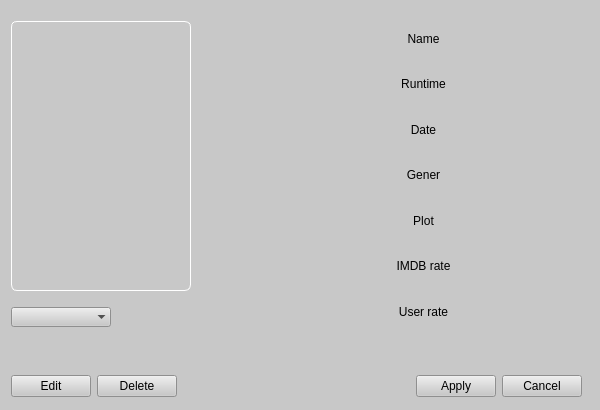
<?xml version="1.0" encoding="UTF-8"?>
<ui version="4.0">
 <class>show</class>
 <widget class="QWidget" name="show">
  <property name="geometry">
   <rect>
    <x>0</x>
    <y>0</y>
    <width>600</width>
    <height>410</height>
   </rect>
  </property>
  <property name="sizePolicy">
   <sizepolicy hsizetype="Maximum" vsizetype="Minimum">
    <horstretch>0</horstretch>
    <verstretch>0</verstretch>
   </sizepolicy>
  </property>
  <property name="minimumSize">
   <size>
    <width>600</width>
    <height>410</height>
   </size>
  </property>
  <property name="maximumSize">
   <size>
    <width>600</width>
    <height>410</height>
   </size>
  </property>
  <property name="windowTitle">
   <string>Form</string>
  </property>
  <property name="styleSheet">
   <string notr="true">QWidget {
    background-color: rgb(200, 200, 200);
}
</string>
  </property>
  <layout class="QGridLayout" name="gridLayout">
   <item row="0" column="0">
    <widget class="QStackedWidget" name="stackedWidget">
     <property name="currentIndex">
      <number>0</number>
     </property>
     <widget class="QWidget" name="show_widget">
      <widget class="QWidget" name="layoutWidget">
       <property name="geometry">
        <rect>
         <x>0</x>
         <y>0</y>
         <width>571</width>
         <height>391</height>
        </rect>
       </property>
       <layout class="QVBoxLayout" name="verticalLayout_3">
        <item>
         <layout class="QHBoxLayout" name="horizontalLayout_2">
          <item>
           <layout class="QVBoxLayout" name="verticalLayout_2">
            <item>
             <widget class="QLabel" name="show_image_lable">
              <property name="minimumSize">
               <size>
                <width>180</width>
                <height>270</height>
               </size>
              </property>
              <property name="maximumSize">
               <size>
                <width>180</width>
                <height>270</height>
               </size>
              </property>
              <property name="styleSheet">
               <string notr="true">QLabel {
    border: 1px solid white;   /* White border */
    border-radius: 6px;        /* Rounded corners (optional) */
    padding: 4px;              /* Space inside */
}
</string>
              </property>
              <property name="text">
               <string/>
              </property>
             </widget>
            </item>
            <item>
             <widget class="QComboBox" name="move_to_combobox">
              <property name="sizePolicy">
               <sizepolicy hsizetype="Fixed" vsizetype="Fixed">
                <horstretch>0</horstretch>
                <verstretch>0</verstretch>
               </sizepolicy>
              </property>
              <property name="minimumSize">
               <size>
                <width>100</width>
                <height>0</height>
               </size>
              </property>
              <property name="maximumSize">
               <size>
                <width>100</width>
                <height>16777215</height>
               </size>
              </property>
              <property name="styleSheet">
               <string notr="true"/>
              </property>
              <property name="placeholderText">
               <string>Move to :-</string>
              </property>
              <property name="frame">
               <bool>false</bool>
              </property>
             </widget>
            </item>
           </layout>
          </item>
          <item>
           <spacer name="horizontalSpacer_2">
            <property name="orientation">
             <enum>Qt::Orientation::Horizontal</enum>
            </property>
            <property name="sizeType">
             <enum>QSizePolicy::Policy::Fixed</enum>
            </property>
            <property name="sizeHint" stdset="0">
             <size>
              <width>40</width>
              <height>20</height>
             </size>
            </property>
           </spacer>
          </item>
          <item>
           <layout class="QVBoxLayout" name="verticalLayout">
            <property name="spacing">
             <number>2</number>
            </property>
            <property name="leftMargin">
             <number>28</number>
            </property>
            <property name="topMargin">
             <number>6</number>
            </property>
            <property name="bottomMargin">
             <number>6</number>
            </property>
            <item>
             <widget class="QLabel" name="show_name_lable">
              <property name="maximumSize">
               <size>
                <width>16777215</width>
                <height>50</height>
               </size>
              </property>
              <property name="font">
               <font>
                <pointsize>9</pointsize>
               </font>
              </property>
              <property name="styleSheet">
               <string notr="true"/>
              </property>
              <property name="text">
               <string>Name</string>
              </property>
              <property name="alignment">
               <set>Qt::AlignmentFlag::AlignCenter</set>
              </property>
             </widget>
            </item>
            <item>
             <widget class="QLabel" name="show_time_lable">
              <property name="maximumSize">
               <size>
                <width>16777215</width>
                <height>50</height>
               </size>
              </property>
              <property name="text">
               <string>Runtime</string>
              </property>
              <property name="alignment">
               <set>Qt::AlignmentFlag::AlignCenter</set>
              </property>
             </widget>
            </item>
            <item>
             <widget class="QLabel" name="show_label">
              <property name="maximumSize">
               <size>
                <width>1111111</width>
                <height>50</height>
               </size>
              </property>
              <property name="text">
               <string>Date</string>
              </property>
              <property name="alignment">
               <set>Qt::AlignmentFlag::AlignCenter</set>
              </property>
             </widget>
            </item>
            <item>
             <widget class="QLabel" name="show_gener_lable">
              <property name="maximumSize">
               <size>
                <width>16777215</width>
                <height>50</height>
               </size>
              </property>
              <property name="text">
               <string>Gener</string>
              </property>
              <property name="alignment">
               <set>Qt::AlignmentFlag::AlignCenter</set>
              </property>
             </widget>
            </item>
            <item>
             <widget class="QLabel" name="show_plot_lable">
              <property name="text">
               <string>Plot</string>
              </property>
              <property name="alignment">
               <set>Qt::AlignmentFlag::AlignCenter</set>
              </property>
             </widget>
            </item>
            <item>
             <widget class="QLabel" name="show_imdb_rate_lable">
              <property name="text">
               <string>IMDB rate</string>
              </property>
              <property name="alignment">
               <set>Qt::AlignmentFlag::AlignCenter</set>
              </property>
             </widget>
            </item>
            <item>
             <widget class="QLabel" name="show_user_rate_lable">
              <property name="text">
               <string>User rate</string>
              </property>
              <property name="alignment">
               <set>Qt::AlignmentFlag::AlignCenter</set>
              </property>
             </widget>
            </item>
           </layout>
          </item>
         </layout>
        </item>
        <item>
         <spacer name="verticalSpacer_2">
          <property name="orientation">
           <enum>Qt::Orientation::Vertical</enum>
          </property>
          <property name="sizeType">
           <enum>QSizePolicy::Policy::Fixed</enum>
          </property>
          <property name="sizeHint" stdset="0">
           <size>
            <width>20</width>
            <height>30</height>
           </size>
          </property>
         </spacer>
        </item>
        <item>
         <layout class="QHBoxLayout" name="horizontalLayout">
          <property name="bottomMargin">
           <number>5</number>
          </property>
          <item>
           <widget class="QPushButton" name="show_edit_button">
            <property name="text">
             <string>Edit</string>
            </property>
           </widget>
          </item>
          <item>
           <widget class="QPushButton" name="show_delete_button">
            <property name="text">
             <string>Delete</string>
            </property>
           </widget>
          </item>
          <item>
           <spacer name="horizontalSpacer">
            <property name="orientation">
             <enum>Qt::Orientation::Horizontal</enum>
            </property>
            <property name="sizeHint" stdset="0">
             <size>
              <width>40</width>
              <height>20</height>
             </size>
            </property>
           </spacer>
          </item>
          <item>
           <widget class="QPushButton" name="show_apply_button">
            <property name="text">
             <string>Apply</string>
            </property>
           </widget>
          </item>
          <item>
           <widget class="QPushButton" name="show_cancel_button">
            <property name="text">
             <string>Cancel</string>
            </property>
           </widget>
          </item>
         </layout>
        </item>
       </layout>
      </widget>
     </widget>
     <widget class="QWidget" name="edit_widget">
      <widget class="QWidget" name="layoutWidget_2">
       <property name="geometry">
        <rect>
         <x>0</x>
         <y>0</y>
         <width>571</width>
         <height>391</height>
        </rect>
       </property>
       <layout class="QVBoxLayout" name="verticalLayout_4">
        <item>
         <layout class="QHBoxLayout" name="horizontalLayout_3">
          <item>
           <layout class="QVBoxLayout" name="verticalLayout_5">
            <item>
             <widget class="QLabel" name="show_edit_image_label">
              <property name="minimumSize">
               <size>
                <width>180</width>
                <height>270</height>
               </size>
              </property>
              <property name="maximumSize">
               <size>
                <width>180</width>
                <height>270</height>
               </size>
              </property>
              <property name="styleSheet">
               <string notr="true">QLabel {
    border: 1px solid white;   /* White border */
    border-radius: 6px;        /* Rounded corners (optional) */
    padding: 4px;              /* Space inside */
}
</string>
              </property>
              <property name="text">
               <string/>
              </property>
             </widget>
            </item>
            <item>
             <widget class="QLineEdit" name="show_edit_image_url">
              <property name="styleSheet">
               <string notr="true">QLineEdit {
    color: rgb(0, 0, 0);
    font-size: 14px;
    background-color: transparent;
    padding: 6px;
    border: none;
    border-bottom: 1px solid rgba(221, 221, 221, 100); /* قبل التركيز */
}

QLineEdit:hover {
    background-color: rgba(73, 133, 224, 0.12); /* زي input-hovered-color */
}

QLineEdit:focus {
    outline: none;
    border-bottom: 2px solid #5891ff; /* بعد التركيز */
}
</string>
              </property>
              <property name="placeholderText">
               <string>   New image URL</string>
              </property>
             </widget>
            </item>
           </layout>
          </item>
          <item>
           <spacer name="horizontalSpacer_3">
            <property name="orientation">
             <enum>Qt::Orientation::Horizontal</enum>
            </property>
            <property name="sizeType">
             <enum>QSizePolicy::Policy::Fixed</enum>
            </property>
            <property name="sizeHint" stdset="0">
             <size>
              <width>40</width>
              <height>20</height>
             </size>
            </property>
           </spacer>
          </item>
          <item>
           <layout class="QVBoxLayout" name="verticalLayout_6">
            <property name="leftMargin">
             <number>0</number>
            </property>
            <property name="rightMargin">
             <number>20</number>
            </property>
            <item>
             <widget class="QLineEdit" name="show_edit_name_line">
              <property name="styleSheet">
               <string notr="true">QLineEdit {
    color: rgb(0, 0, 0);
    font-size: 14px;
    background-color: transparent;
    padding: 6px;
    border: none;
    border-bottom: 1px solid rgba(221, 221, 221, 100); /* قبل التركيز */
}

QLineEdit:hover {
    background-color: rgba(73, 133, 224, 0.12); /* زي input-hovered-color */
}

QLineEdit:focus {
    outline: none;
    border-bottom: 2px solid #5891ff; /* بعد التركيز */
}
</string>
              </property>
              <property name="alignment">
               <set>Qt::AlignmentFlag::AlignCenter</set>
              </property>
              <property name="placeholderText">
               <string>Name</string>
              </property>
             </widget>
            </item>
            <item>
             <widget class="QLineEdit" name="show_edit_time_line">
              <property name="styleSheet">
               <string notr="true">QLineEdit {
    color: rgb(0, 0, 0);
    font-size: 14px;
    background-color: transparent;
    padding: 6px;
    border: none;
    border-bottom: 1px solid rgba(221, 221, 221, 100); /* قبل التركيز */
}

QLineEdit:hover {
    background-color: rgba(73, 133, 224, 0.12); /* زي input-hovered-color */
}

QLineEdit:focus {
    outline: none;
    border-bottom: 2px solid #5891ff; /* بعد التركيز */
}
</string>
              </property>
              <property name="text">
               <string/>
              </property>
              <property name="alignment">
               <set>Qt::AlignmentFlag::AlignCenter</set>
              </property>
              <property name="placeholderText">
               <string>Runtime</string>
              </property>
             </widget>
            </item>
            <item>
             <widget class="QLineEdit" name="show_edit_date_line">
              <property name="styleSheet">
               <string notr="true">QLineEdit {
    color: rgb(0, 0, 0);
    font-size: 14px;
    background-color: transparent;
    padding: 6px;
    border: none;
    border-bottom: 1px solid rgba(221, 221, 221, 100); /* قبل التركيز */
}

QLineEdit:hover {
    background-color: rgba(73, 133, 224, 0.12); /* زي input-hovered-color */
}

QLineEdit:focus {
    outline: none;
    border-bottom: 2px solid #5891ff; /* بعد التركيز */
}
</string>
              </property>
              <property name="alignment">
               <set>Qt::AlignmentFlag::AlignCenter</set>
              </property>
              <property name="placeholderText">
               <string>Release</string>
              </property>
             </widget>
            </item>
            <item>
             <widget class="QLineEdit" name="show_edit_gener_line">
              <property name="styleSheet">
               <string notr="true">QLineEdit {
    color: rgb(0, 0, 0);
    font-size: 14px;
    background-color: transparent;
    padding: 6px;
    border: none;
    border-bottom: 1px solid rgba(221, 221, 221, 100); /* قبل التركيز */
}

QLineEdit:hover {
    background-color: rgba(73, 133, 224, 0.12); /* زي input-hovered-color */
}

QLineEdit:focus {
    outline: none;
    border-bottom: 2px solid #5891ff; /* بعد التركيز */
}
</string>
              </property>
              <property name="alignment">
               <set>Qt::AlignmentFlag::AlignCenter</set>
              </property>
              <property name="placeholderText">
               <string>Genre</string>
              </property>
             </widget>
            </item>
            <item>
             <widget class="QLineEdit" name="show_edit_plot_line">
              <property name="styleSheet">
               <string notr="true">QLineEdit {
    color: rgb(0, 0, 0);
    font-size: 14px;
    background-color: transparent;
    padding: 6px;
    border: none;
    border-bottom: 1px solid rgba(221, 221, 221, 100); /* قبل التركيز */
}

QLineEdit:hover {
    background-color: rgba(73, 133, 224, 0.12); /* زي input-hovered-color */
}

QLineEdit:focus {
    outline: none;
    border-bottom: 2px solid #5891ff; /* بعد التركيز */
}
</string>
              </property>
              <property name="alignment">
               <set>Qt::AlignmentFlag::AlignCenter</set>
              </property>
              <property name="placeholderText">
               <string>Plot</string>
              </property>
             </widget>
            </item>
            <item>
             <widget class="QLineEdit" name="show_edit_imdb_rate_line">
              <property name="styleSheet">
               <string notr="true">QLineEdit {
    color: rgb(0, 0, 0);
    font-size: 14px;
    background-color: transparent;
    padding: 6px;
    border: none;
    border-bottom: 1px solid rgba(221, 221, 221, 100); /* قبل التركيز */
}

QLineEdit:hover {
    background-color: rgba(73, 133, 224, 0.12); /* زي input-hovered-color */
}

QLineEdit:focus {
    outline: none;
    border-bottom: 2px solid #5891ff; /* بعد التركيز */
}
</string>
              </property>
              <property name="alignment">
               <set>Qt::AlignmentFlag::AlignCenter</set>
              </property>
              <property name="placeholderText">
               <string>IMDB rate</string>
              </property>
             </widget>
            </item>
            <item>
             <widget class="QLineEdit" name="show_edit_user_rate_line">
              <property name="styleSheet">
               <string notr="true">QLineEdit {
    color: rgb(0, 0, 0);
    font-size: 14px;
    background-color: transparent;
    padding: 6px;
    border: none;
    border-bottom: 1px solid rgba(221, 221, 221, 100); /* قبل التركيز */
}

QLineEdit:hover {
    background-color: rgba(73, 133, 224, 0.12); /* زي input-hovered-color */
}

QLineEdit:focus {
    outline: none;
    border-bottom: 2px solid #5891ff; /* بعد التركيز */
}
</string>
              </property>
              <property name="alignment">
               <set>Qt::AlignmentFlag::AlignCenter</set>
              </property>
              <property name="placeholderText">
               <string>User rate</string>
              </property>
             </widget>
            </item>
           </layout>
          </item>
         </layout>
        </item>
        <item>
         <spacer name="verticalSpacer_3">
          <property name="orientation">
           <enum>Qt::Orientation::Vertical</enum>
          </property>
          <property name="sizeType">
           <enum>QSizePolicy::Policy::Fixed</enum>
          </property>
          <property name="sizeHint" stdset="0">
           <size>
            <width>20</width>
            <height>30</height>
           </size>
          </property>
         </spacer>
        </item>
        <item>
         <layout class="QHBoxLayout" name="horizontalLayout_4">
          <item>
           <spacer name="horizontalSpacer_4">
            <property name="orientation">
             <enum>Qt::Orientation::Horizontal</enum>
            </property>
            <property name="sizeHint" stdset="0">
             <size>
              <width>40</width>
              <height>20</height>
             </size>
            </property>
           </spacer>
          </item>
          <item>
           <widget class="QPushButton" name="show_edit_apply_button">
            <property name="text">
             <string>Apply</string>
            </property>
           </widget>
          </item>
          <item>
           <widget class="QPushButton" name="show_edit_cancel_button">
            <property name="text">
             <string>Cancel</string>
            </property>
           </widget>
          </item>
         </layout>
        </item>
       </layout>
      </widget>
     </widget>
    </widget>
   </item>
  </layout>
 </widget>
 <resources/>
 <connections/>
</ui>
